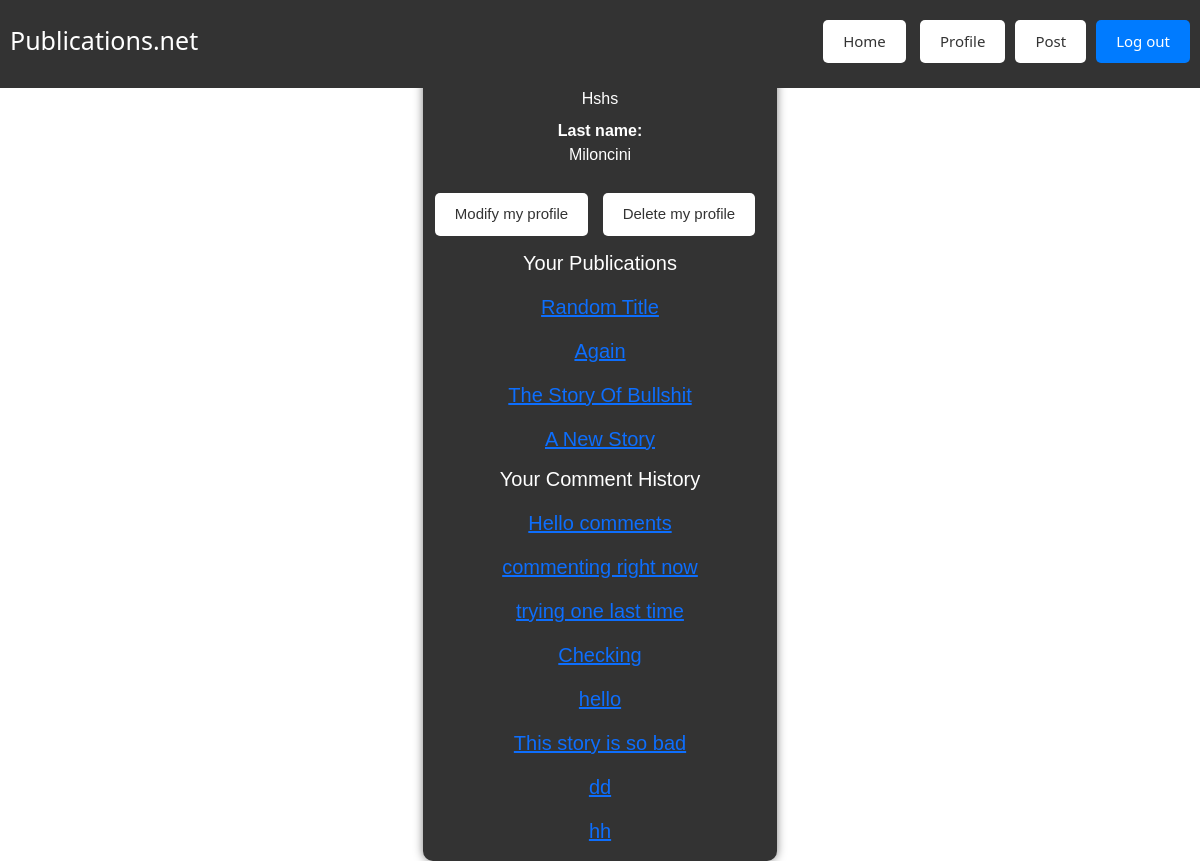
Page /Profile/home (signed in) on the committed database.
### tables this page shows
CREATE TABLE `profile` (
  `profile_id` int(11) NOT NULL,
  `user_id` int(11) NOT NULL,
  `first_name` varchar(35) NOT NULL,
  `middle_name` varchar(35) NOT NULL,
  `last_name` varchar(35) NOT NULL
);

CREATE TABLE `publication` (
  `publication_id` int(11) NOT NULL,
  `profile_id` int(11) NOT NULL,
  `publication_title` varchar(50) NOT NULL,
  `publication_text` varchar(250) NOT NULL,
  `timestamp` varchar(20) NOT NULL,
  `publication_status` tinyint(1) NOT NULL DEFAULT 1
);

CREATE TABLE `publication_comment` (
  `publication_comment_id` int(11) NOT NULL,
  `profile_id` int(11) NOT NULL,
  `publication_id` int(11) NOT NULL,
  `timestamp` varchar(20) NOT NULL,
  `text` varchar(150) NOT NULL
);

### app/controllers/Profile.php (called while the page is built, shortened)
<?php
class Profile extends \app\core\Controller {
    #[\app\filters\HasProfile]
    public function profilePage() {
        $userProfile = new \app\models\Profile();
        $userProfile = $userProfile->getUser($_SESSION['user_id']);
        $publicationsModel = new \app\models\Publication();
        $publications = $publicationsModel->getByProfile($userProfile->profile_id);
        $comments = $publicationsModel->getCommentByProfile($userProfile->profile_id);
        $data = [
            'profile' => $userProfile,
            'publications' => $publications,
            'comments' => $comments,
        ];
        $this->view("Profile/home", $data);
    }
}

### app/core/App.php (called while the page is built, shortened)
<?php
class App{
    private $routes = [];
    public function addRoute($url,$handler){
        $url = preg_replace('/{([^\/]+)}/', '(?<$1>[^\/]+)', $url);
        $this->routes[$url] = $handler;
    }
    public function resolve($url){
        $matches = [];
        foreach ($this->routes as $routePattern => $controllerMethod) {
            if(preg_match("#^$routePattern$#", $url, $matches)){
                $namedParams = array_filter($matches,
                    function($key) {
                        return !is_numeric($key);
                    }
                    , ARRAY_FILTER_USE_KEY);
                return [$controllerMethod, $namedParams];
            }
        }
        return false;
    }
    function __construct(){
        $url = $_GET['url'];
        [$controllerMethod, $namedParams] = $this->resolve($url);
        [$controller,$method] = explode(',', $controllerMethod);
        $controllerInstance = new $controller();
        call_user_func_array([$controllerInstance, $method], $namedParams);
    }
}

### index.php (called while the page is built, shortened)
<?php
new App();

### app/core/autoload.php (called while the page is built, shortened)
<?php
spl_autoload_register(
    function($class_name){
        $class_name = str_replace('\\', DIRECTORY_SEPARATOR, $class_name);
        if(file_exists($class_name.'.php')){
            return true;
        }
        else
        {
            return false;
        }
    }
);

### app/models/Profile.php (called while the page is built, shortened)
<?php
class Profile extends \app\core\Model{
    public function getUser($user_id) {
        $SQL = 'SELECT * FROM profile WHERE user_id = :user_id';
        $STATEMENT = self::$_conn->prepare($SQL);
        $STATEMENT->execute(['user_id' => $user_id]);
        $STATEMENT->setFetchMode(PDO::FETCH_CLASS, 'app\models\Profile');
        return $STATEMENT->fetch();
    }
}

### app/core/Controller.php (called while the page is built, shortened)
<?php
class Controller{
	function view($name, $data=null){
		include('app/views/' . $name . '.php');
	}
}

### app/models/Publication.php (the view, shortened to what this page needs)
<?php
class Publication extends \app\core\Model {
    public function getByProfile($id){
        $publicationIds = [];
        $SQL = 'SELECT publication_id, publication_title
        FROM publication
        WHERE profile_id = :profile_id';
        $STMT = self::$_conn->prepare($SQL);
        $STMT->execute([
            'profile_id'=>$id
        ]);
        while ($row = $STMT->fetch(PDO::FETCH_ASSOC)) {
            $publicationId = $row['publication_id'];
            $publicationTitle = $row['publication_title'];
            $link = "<a href='/Publication/index/$publicationId'><h5>$publicationTitle</h5></a>";
            $publicationIds[] = $link;
        }
        return $publicationIds;
    }
    function getCommentByProfile($id){
        $comments = [];
        $SQL = 'SELECT publication_id, text
        FROM publication_comment
        WHERE profile_id = :profile_id';
        $STMT = self::$_conn->prepare($SQL);
        $STMT->execute([
            'profile_id'=>$id
        ]);
        while ($row = $STMT->fetch(PDO::FETCH_ASSOC)) {
            $publicationId = $row['publication_id'];
            $comment = $row['text'];
            $link = "<a href='/Publication/index/$publicationId'><h5>$comment</h5></a>";
            $comments[] = $link;
        }
        return $comments;
    }
}

### app/views/Profile/home.php (shortened to what this page needs)
<html>
<head>
	<link href="https://cdn.jsdelivr.net/npm/bootstrap@5.3.2/dist/css/bootstrap.min.css" rel="stylesheet">
</head>
<body>
	<div class="centered-content">
		<?php include 'app/views/Publication/topBar.php'; ?>
		<div class='container'>
			<dl>
				<dt>First name:</dt>
				<dd><?= $data['profile']->first_name ?></dd>
				<dt>Middle name:</dt>
				<dd><?= $data['profile']->middle_name ?></dd>
				<dt>Last name:</dt>
				<dd><?= $data['profile']->last_name ?></dd>
			</dl>
			<a class='buttons' href='/Profile/modify'>Modify my profile</a>
			<a class='buttons' href='/Profile/delete'>Delete my profile</a>
			<div id='publications'>
				<h5 style='font-size: 20px; font-weight: 400;'>Your Publications</h5>
				<ul>
					<?php foreach ($data['publications'] as $publication) : ?>
						<li><?= $publication ?></li>
					<?php endforeach; ?>
				</ul>
			</div>
			<div id='comments'>
				<h5 style='font-size: 20px; font-weight: 400;'>Your Comment History</h5>
				<?php foreach ($data['comments'] as $comment) : ?>
					<li><?= $comment ?></li>
				<?php endforeach; ?>
			</div>
		</div>
	</div>
</body>
</html>

### app/views/Publication/topBar.php (shortened to what this page needs)
<html>
    <head>
        <link href="https://cdn.jsdelivr.net/npm/bootstrap@5.3.2/dist/css/bootstrap.min.css" rel="stylesheet">
        <link href="https://cdn.jsdelivr.net/npm/bootstrap-icons@1.8.0/font/bootstrap-icons.css" rel="stylesheet">
    </head>
    <body>
        <div id = 'wrapper'>
        <div id = 'topBar'>
            <h1>Publications.net</h1>
            <nav>
            <a href="/Publication/home" class="buttons">Home</a>
            <?php
                if(isset($_SESSION['user_id'])) {
                $profile = new \app\models\Profile();
                $profileData = $profile->getUser($_SESSION['user_id']);
                    if ($profileData) {
                        echo '<a href="/Profile/home" class="buttons">Profile</a>';
                    }else{
                        echo '<a href="/Profile/creation" class="buttons">Profile</a>';
                    }
                if ($profileData) {
                    echo '<a href="/Publication/create" class="buttons">Post</a>';
                }
                echo '<a href="/Publication/logout" class="logout">Log out</a>';
            }
            ?>
            </nav>
        </div>
        </div>
    </body>
</html>

### app/views/Profile/home.php (style rules this page uses)
body, html { height: 100%; margin: 0; display: flex; align-items: center; justify-content: center; }
.container { width: auto; max-width: 80%; background-color: #333; color: #fff; padding: 10px; border-radius: 10px; box-shadow: 0 0 10px rgba(0, 0, 0, 0.5); font-family: Arial, Helvetica, sans-serif; text-align: center; }
.buttons { background-color: #007bff; color: white; border: none; padding: 10px 20px; border-radius: 5px; cursor: pointer; margin-bottom: 15px; }
a { color: #007bff; text-decoration: none; }

### app/views/Publication/topBar.php (style rules this page uses)
#wrapper { padding-top: 20px; display: flex; flex-direction: column; align-items: center; justify-content: center; }
h1 { font-weight: 200; font-size: 25; }
.register, .logout { margin-top: 10px; display: inline-block; padding: 10px 20px; background-color: #007bff; font-size: 15; font-weight: 300; color: #fff; text-decoration: none; border: none; border-radius: 5px; cursor: pointer; }
.buttons { margin-top: 10px; display: inline-block; padding: 10px 20px; background-color: #fff; font-size: 15; font-weight: 300; color: #333; text-decoration: none; border: none; border-radius: 5px; margin-right: 10px; cursor: pointer; }
li { list-style-type: none; margin-top: 20px; padding: 0px; }
ul { list-style-position: inside; padding-left: 0; }
#topBar { background-color: #333; color: #fff; padding: 10px; display: flex; justify-content: space-between; align-items: center; position: fixed; top: 0; width: 100%; }

### rows in the picture
profile: middle_name "Hshs", last_name "Miloncini"
publication: publication_title "Random Title"
publication: publication_title "Again"
publication: publication_title "The Story Of Bullshit"
publication: publication_title "A New Story"
publication_comment: text "Hello comments"
publication_comment: text "commenting right now"
publication_comment: text "trying one last time"
publication_comment: text "Checking"
publication_comment: text "hello"
publication_comment: text "This story is so bad"
publication_comment: text "dd"
publication_comment: text "hh"
